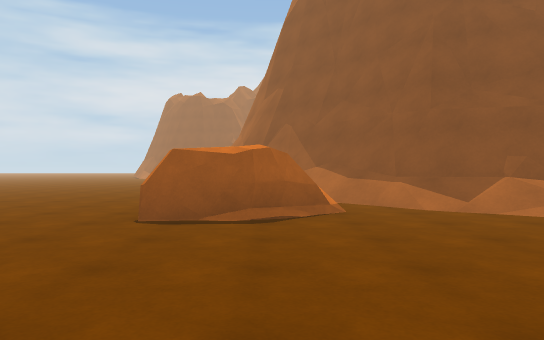
[1] (above)

24 first-person views from a walk through a 3-D level made in the Unity game engine. The camera is 1.2 m above the floor, looks level and sees 70° across. The floor is counted in squares, 2 m on a side. Each view is taken from the middle of a square. On the plan, view 1 faces up. The plan holds only what a view shows up to about 11 squares ahead; the rest is blank. The place goes on beyond the plan. The player is left out. Some surface patterns are stand-ins.

[2]
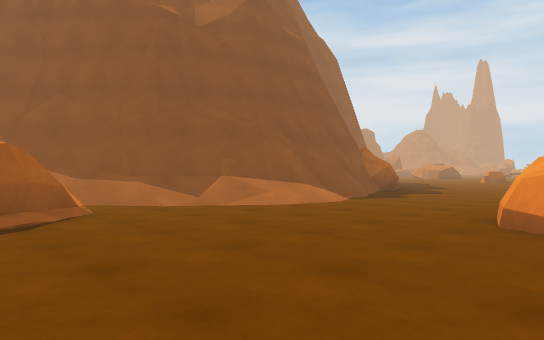

[3]
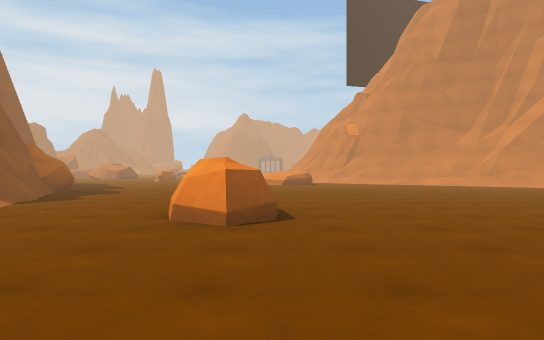

[4]
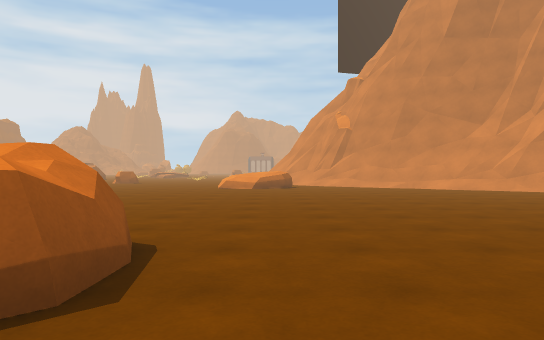

[5]
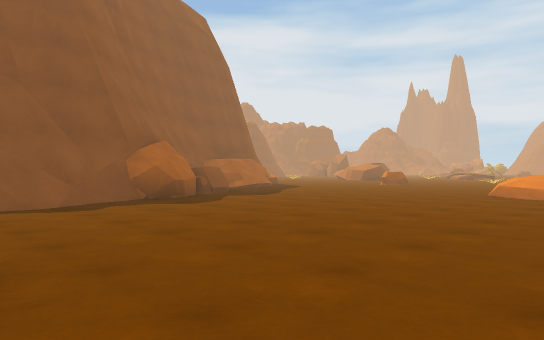

[6]
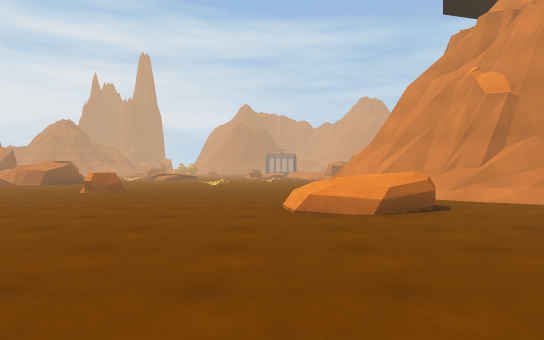

[7]
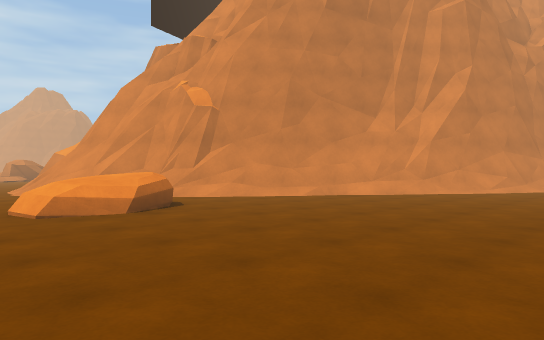

[8]
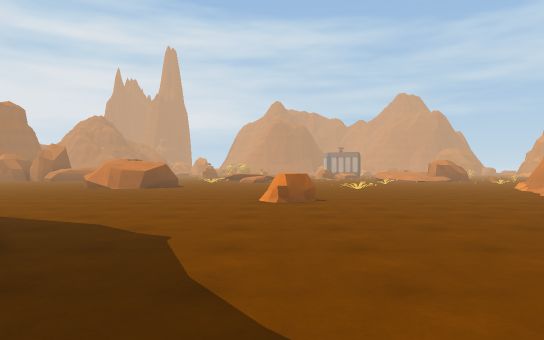

[9]
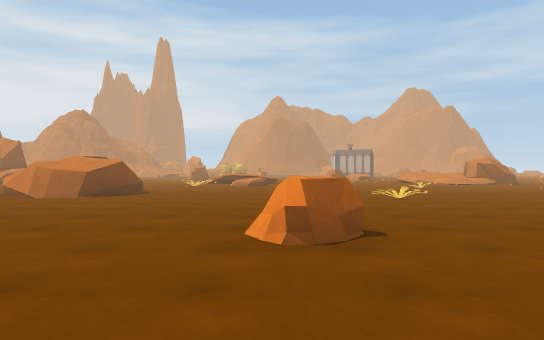

[10]
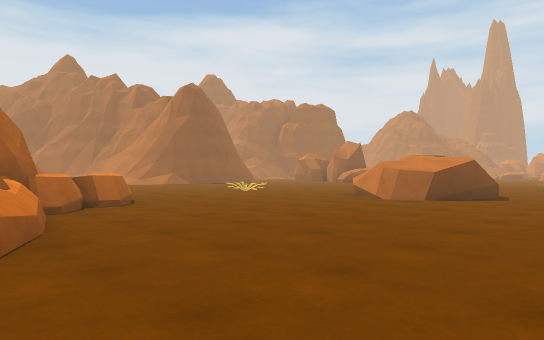

[11]
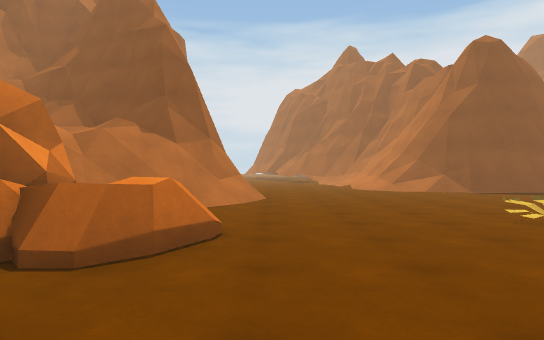

[12]
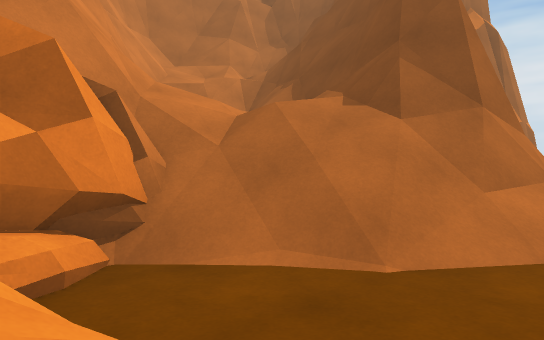

[13]
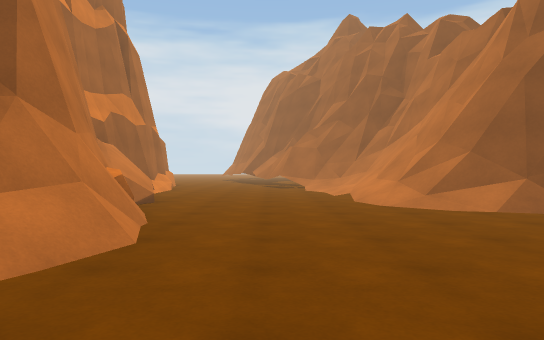

[14]
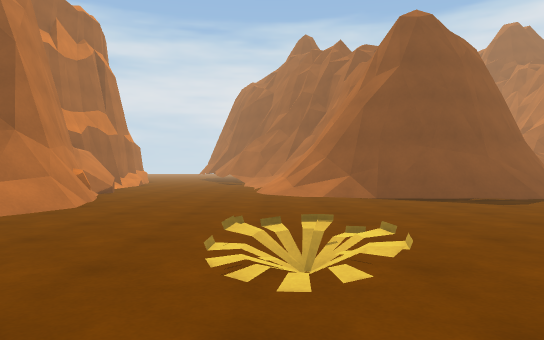

[15]
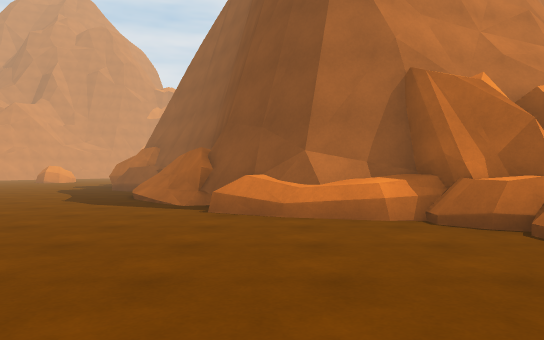

[16]
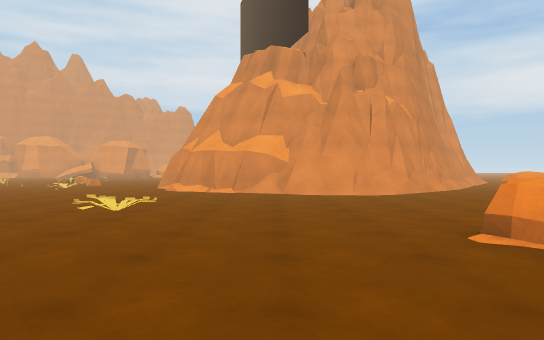

[17]
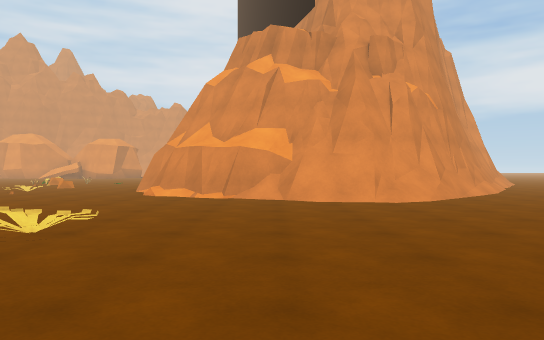

[18]
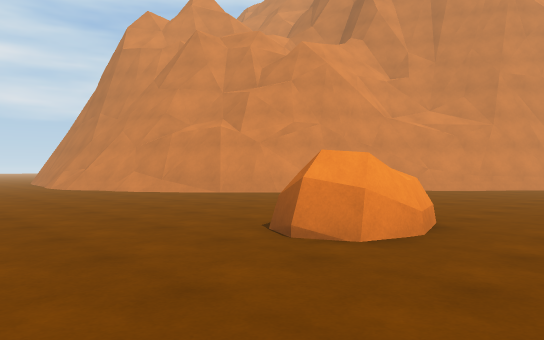

[19]
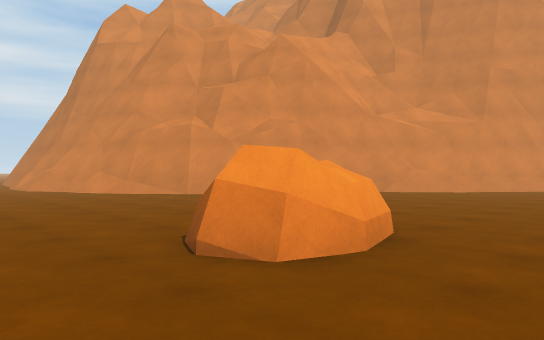

[20]
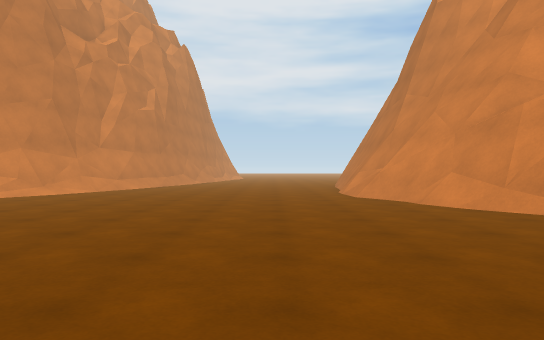

[21]
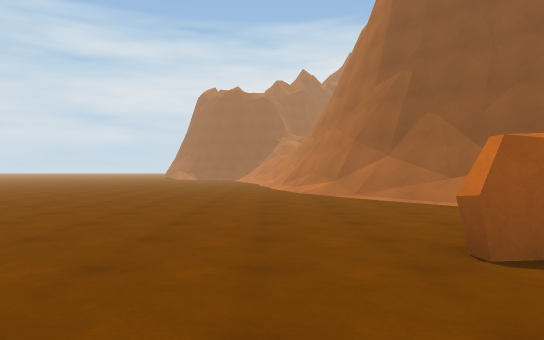

[22]
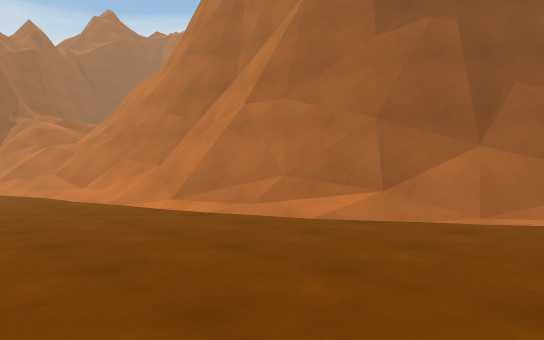

[23]
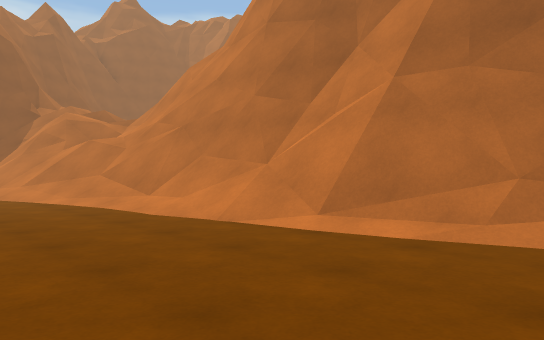

[24]
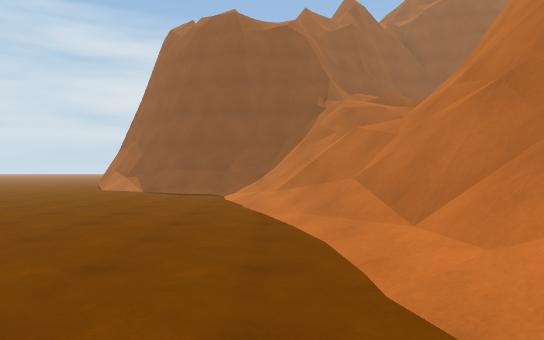

### Floor plan
Key: @ floor where view 1 was taken; # wall or solid block; x gap in a wall; . main floor; : floor 3.5 m higher than the main floor; + floor 4 m higher than the main floor; * floor 4.5 m higher than the main floor; % floor 5 m higher than the main floor; / step, stairs or slope; = window, fence, low wall or low ledge; ^ raised ledge; R rock; P plant.
Columns run from 6 left of view 1 to 27 right of it. Each row starts with its distance up from view 1.
 27                          ....///^
 26 ####                    ##..../#^
 25 ///x*%                   #..../=^
 24 .//=*+                   #..../#^
 23 .///:              ^^#   #..../#^
 22 ..///=             ^=##  #R....=##
 21 ..///#            ^=/#^^ R#......#
 20 ..///#=           ^////####.......
 19 ...=#=#           ^^# ///#=.......
 18 ...=#^^            ^##/////.......
 17 .../#                ^##///.......
 16  ../#^                 ##/.......
 15 .../#                  ##RR...P..
 14 .../##                 ###R......
 13 ....##                 ##R.......
 12 ..../##                ##......^
 11 ...../^                #=......^
 10 ...../#^            ####.......^##
  9 ....../#^        R###=/...........
  8 ......./#^      ####=/............
  7 ......./##^    ##=R...............
  6 ......R///##^####R.......RR.......
  5  ....RR.../==#............R.....
  4  ................................
  3   ............................P...
  2    ...............................
  1 .........RRR........./............
  0 ##....@...RR......... R...........
 -1  ##..................RR.//=//.....
 -2   ##.  ................/#######...
 -3    ##   ............../##     ##..
 -4       #...............##       #/.
 -5       ##............./#
 -6        ##.........../##
 -7         #=..........##
 -8         ##.........##
 -9         ##.........#
-10          ##.......##
-11          #=.......#
-12          ##......##

Positions as (right, up) in squares from view 1, and headings:
1: (0, 0), facing up
2: (-1, 0), facing up-right
3: (-1, 0), facing right
4: (2, -1), facing right
5: (5, -2), facing up-right
6: (9, 1), facing right
7: (9, 2), facing down-right
8: (12, 6), facing right
9: (16, 6), facing right
10: (17, 7), facing up-right
11: (21, 11), facing up
12: (21, 15), facing up-left
13: (22, 16), facing up
14: (24, 13), facing up
15: (23, 11), facing left
16: (22, 9), facing down
17: (22, 7), facing down
18: (8, 3), facing down-left
19: (7, 3), facing down-left
20: (6, -1), facing down
21: (-3, 2), facing up
22: (-6, 9), facing up-right
23: (-6, 12), facing up-right
24: (-4, 15), facing up
